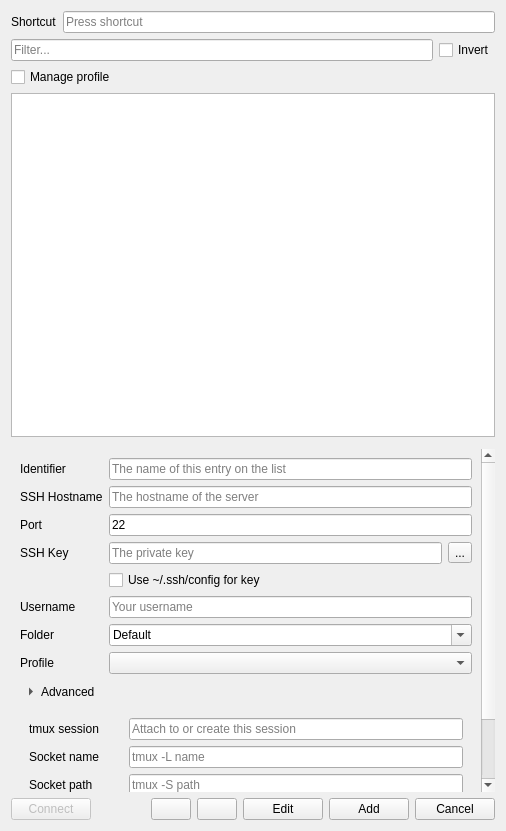
<?xml version="1.0" encoding="UTF-8"?>
<ui version="4.0">
 <class>SSHTreeWidget</class>
 <widget class="QWidget" name="SSHTreeWidget">
  <property name="geometry">
   <rect>
    <x>0</x>
    <y>0</y>
    <width>506</width>
    <height>831</height>
   </rect>
  </property>
  <layout class="QVBoxLayout" name="verticalLayout">
   <item>
    <layout class="QHBoxLayout" name="horizontalLayout_4">
     <item>
      <widget class="QLabel" name="label_6">
       <property name="text">
        <string>Shortcut</string>
       </property>
      </widget>
     </item>
     <item>
      <widget class="QKeySequenceEdit" name="keySequenceEdit"/>
     </item>
    </layout>
   </item>
   <item>
    <layout class="QHBoxLayout" name="horizontalLayout_2">
     <item>
      <widget class="QLineEdit" name="filterText">
       <property name="placeholderText">
        <string>Filter...</string>
       </property>
       <property name="clearButtonEnabled">
        <bool>true</bool>
       </property>
      </widget>
     </item>
     <item>
      <widget class="QCheckBox" name="btnInvertFilter">
       <property name="toolTip">
        <string>Show entries that don't match the filter</string>
       </property>
       <property name="text">
        <string>Invert</string>
       </property>
      </widget>
     </item>
    </layout>
   </item>
   <item>
    <layout class="QHBoxLayout" name="horizontalLayout_1">
     <item>
      <widget class="QCheckBox" name="btnManageProfile">
       <property name="toolTip">
        <string>Change profile on connect/disconnect</string>
       </property>
       <property name="text">
        <string>Manage profile</string>
       </property>
      </widget>
     </item>
    </layout>
   </item>
   <item>
    <widget class="SshTreeView" name="treeView">
     <attribute name="headerVisible">
      <bool>false</bool>
     </attribute>
    </widget>
   </item>
   <item>
    <widget class="KMessageWidget" name="errorPanel"/>
   </item>
   <item>
    <widget class="QScrollArea" name="sshInfoScrollArea">
     <property name="frameShape">
      <enum>QFrame::Shape::NoFrame</enum>
     </property>
     <property name="horizontalScrollBarPolicy">
      <enum>Qt::ScrollBarPolicy::ScrollBarAlwaysOff</enum>
     </property>
     <property name="widgetResizable">
      <bool>true</bool>
     </property>
     <widget class="QWidget" name="sshInfoPane">
      <property name="geometry">
       <rect>
        <x>0</x>
        <y>0</y>
        <width>300</width>
        <height>610</height>
       </rect>
      </property>
      <layout class="QFormLayout" name="formLayout">
      <item row="0" column="0">
       <widget class="QLabel" name="label_2">
        <property name="text">
         <string>Identifier</string>
        </property>
       </widget>
      </item>
      <item row="0" column="1">
       <widget class="QLineEdit" name="name">
        <property name="toolTip">
         <string>A name for this ssh entry</string>
        </property>
        <property name="placeholderText">
         <string>The name of this entry on the list</string>
        </property>
       </widget>
      </item>
      <item row="1" column="0">
       <widget class="QLabel" name="label">
        <property name="text">
         <string>SSH Hostname</string>
        </property>
       </widget>
      </item>
      <item row="1" column="1">
       <widget class="QLineEdit" name="hostname">
        <property name="toolTip">
         <string>The hostname of the server</string>
        </property>
        <property name="placeholderText">
         <string>The hostname of the server</string>
        </property>
       </widget>
      </item>
      <item row="2" column="0">
       <widget class="QLabel" name="label_3">
        <property name="text">
         <string>Port</string>
        </property>
       </widget>
      </item>
      <item row="2" column="1">
       <widget class="QLineEdit" name="port">
        <property name="toolTip">
         <string>The port of the server, 22 is the default for ssh connections</string>
        </property>
        <property name="text">
         <string>22</string>
        </property>
       </widget>
      </item>
      <item row="3" column="0">
       <widget class="QLabel" name="label_4">
        <property name="text">
         <string>SSH Key</string>
        </property>
       </widget>
      </item>
      <item row="3" column="1">
       <layout class="QHBoxLayout" name="horizontalLayout_3">
        <item>
         <widget class="QLineEdit" name="sshkey">
          <property name="toolTip">
           <string>The private key to be used for this connection</string>
          </property>
          <property name="text">
           <string/>
          </property>
          <property name="placeholderText">
           <string>The private key</string>
          </property>
         </widget>
        </item>
        <item>
         <widget class="QToolButton" name="btnFindSshKey">
          <property name="text">
           <string>...</string>
          </property>
          <property name="icon">
           <iconset theme="folder-open"/>
          </property>
         </widget>
        </item>
       </layout>
      </item>
      <item row="4" column="1">
       <widget class="QCheckBox" name="useSshConfig">
        <property name="toolTip">
         <string>If this is set, we don't rely on the SSH key set above, but on the configuration on ~/.ssh/config</string>
        </property>
        <property name="text">
         <string>Use ~/.ssh/config for key</string>
        </property>
       </widget>
      </item>
      <item row="5" column="0">
       <widget class="QLabel" name="label_7">
        <property name="text">
         <string>Username</string>
        </property>
       </widget>
      </item>
      <item row="5" column="1">
       <widget class="QLineEdit" name="username">
        <property name="toolTip">
         <string>The username for the connection</string>
        </property>
        <property name="placeholderText">
         <string>Your username</string>
        </property>
       </widget>
      </item>
      <item row="6" column="0">
       <widget class="QLabel" name="folderLabel">
        <property name="text">
         <string>Folder</string>
        </property>
       </widget>
      </item>
      <item row="6" column="1">
       <widget class="QComboBox" name="folder">
        <property name="sizePolicy">
         <sizepolicy hsizetype="MinimumExpanding" vsizetype="Fixed">
          <horstretch>0</horstretch>
          <verstretch>0</verstretch>
         </sizepolicy>
        </property>
        <property name="toolTip">
         <string>For organizational purposes, this entry will be inside of this folder.</string>
        </property>
        <property name="editable">
         <bool>true</bool>
        </property>
        <property name="currentText">
         <string>Default</string>
        </property>
       </widget>
      </item>
      <item row="7" column="0">
       <widget class="QLabel" name="label_5">
        <property name="text">
         <string>Profile</string>
        </property>
       </widget>
      </item>
      <item row="7" column="1">
       <widget class="QComboBox" name="profile">
        <property name="sizePolicy">
         <sizepolicy hsizetype="MinimumExpanding" vsizetype="Fixed">
          <horstretch>0</horstretch>
          <verstretch>0</verstretch>
         </sizepolicy>
        </property>
        <property name="toolTip">
         <string>The profile to be active when the ssh session starts</string>
        </property>
       </widget>
      </item>
      <item row="8" column="0" colspan="2">
       <widget class="QToolButton" name="advancedToggle">
        <property name="text">
         <string>Advanced</string>
        </property>
        <property name="checkable">
         <bool>true</bool>
        </property>
        <property name="arrowType">
         <enum>Qt::ArrowType::RightArrow</enum>
        </property>
        <property name="toolButtonStyle">
         <enum>Qt::ToolButtonStyle::ToolButtonTextBesideIcon</enum>
        </property>
        <property name="autoRaise">
         <bool>true</bool>
        </property>
       </widget>
      </item>
      <item row="9" column="0" colspan="2">
       <widget class="QWidget" name="advancedPane" native="true">
        <property name="visible">
         <bool>false</bool>
        </property>
        <layout class="QFormLayout" name="advancedFormLayout">
         <item row="0" column="0">
          <widget class="QLabel" name="tmuxSessionLabel">
           <property name="text">
            <string>tmux session</string>
           </property>
          </widget>
         </item>
         <item row="0" column="1">
          <widget class="QLineEdit" name="tmuxSession">
           <property name="placeholderText">
            <string>Attach to or create this session</string>
           </property>
          </widget>
         </item>
         <item row="1" column="0">
          <widget class="QLabel" name="tmuxSocketNameLabel">
           <property name="text">
            <string>Socket name</string>
           </property>
          </widget>
         </item>
         <item row="1" column="1">
          <widget class="QLineEdit" name="tmuxSocketName">
           <property name="placeholderText">
            <string>tmux -L name</string>
           </property>
          </widget>
         </item>
         <item row="2" column="0">
          <widget class="QLabel" name="tmuxSocketPathLabel">
           <property name="text">
            <string>Socket path</string>
           </property>
          </widget>
         </item>
         <item row="2" column="1">
          <widget class="QLineEdit" name="tmuxSocketPath">
           <property name="placeholderText">
            <string>tmux -S path</string>
           </property>
          </widget>
         </item>
         <item row="3" column="0">
          <widget class="QLabel" name="tmuxPathLabel">
           <property name="text">
            <string>tmux executable</string>
           </property>
          </widget>
         </item>
         <item row="3" column="1">
          <widget class="QLineEdit" name="tmuxPath">
           <property name="placeholderText">
            <string>tmux</string>
           </property>
          </widget>
         </item>
         <item row="4" column="0">
          <widget class="QLabel" name="remoteWorkingDirectoryLabel">
           <property name="text">
            <string>Working directory</string>
           </property>
          </widget>
         </item>
         <item row="4" column="1">
          <widget class="QLineEdit" name="remoteWorkingDirectory">
           <property name="placeholderText">
            <string>Remote path for a new session</string>
           </property>
          </widget>
         </item>
        </layout>
       </widget>
      </item>
      </layout>
     </widget>
    </widget>
   </item>
   <item>
    <layout class="QHBoxLayout" name="horizontalLayout">
     <item>
      <widget class="QPushButton" name="btnConnect">
       <property name="toolTip">
        <string>Open this host's tmux server in a new kmux window</string>
       </property>
       <property name="text">
        <string>Connect</string>
       </property>
       <property name="icon">
        <iconset theme="network-connect"/>
       </property>
       <property name="enabled">
        <bool>false</bool>
       </property>
      </widget>
     </item>
     <item>
      <spacer name="horizontalSpacer">
       <property name="orientation">
        <enum>Qt::Orientation::Horizontal</enum>
       </property>
       <property name="sizeHint" stdset="0">
        <size>
         <width>40</width>
         <height>20</height>
        </size>
       </property>
      </spacer>
     </item>
     <item>
      <widget class="QPushButton" name="newSSHConfig">
       <property name="toolTip">
        <string>Add a new SSH Entry</string>
       </property>
       <property name="text">
        <string/>
       </property>
       <property name="icon">
        <iconset theme="list-add"/>
       </property>
      </widget>
     </item>
     <item>
      <widget class="QPushButton" name="btnDelete">
       <property name="toolTip">
        <string>Delete selected SSH entry</string>
       </property>
       <property name="text">
        <string/>
       </property>
       <property name="icon">
        <iconset theme="edit-delete"/>
       </property>
      </widget>
     </item>
     <item>
      <widget class="QPushButton" name="btnEdit">
       <property name="toolTip">
        <string>Edit selected entry</string>
       </property>
       <property name="text">
        <string>Edit</string>
       </property>
      </widget>
     </item>
     <item>
      <widget class="QPushButton" name="btnAdd">
       <property name="toolTip">
        <string>Add new SSH Configuration</string>
       </property>
       <property name="text">
        <string>Add</string>
       </property>
      </widget>
     </item>
     <item>
      <widget class="QPushButton" name="btnCancel">
       <property name="toolTip">
        <string>Cancel Add or Edit</string>
       </property>
       <property name="text">
        <string>Cancel</string>
       </property>
      </widget>
     </item>
    </layout>
   </item>
  </layout>
 </widget>
 <customwidgets>
  <customwidget>
   <class>KMessageWidget</class>
   <extends>QFrame</extends>
   <header>kmessagewidget.h</header>
   <container>1</container>
  </customwidget>
  <customwidget>
   <class>SshTreeView</class>
   <extends>QTreeView</extends>
   <header>sshtreeview.h</header>
  </customwidget>
 </customwidgets>
 <tabstops>
  <tabstop>treeView</tabstop>
  <tabstop>newSSHConfig</tabstop>
  <tabstop>name</tabstop>
  <tabstop>hostname</tabstop>
  <tabstop>port</tabstop>
  <tabstop>sshkey</tabstop>
  <tabstop>username</tabstop>
  <tabstop>btnAdd</tabstop>
  <tabstop>btnCancel</tabstop>
  <tabstop>btnEdit</tabstop>
  <tabstop>btnDelete</tabstop>
 </tabstops>
 <resources/>
 <connections/>
</ui>
